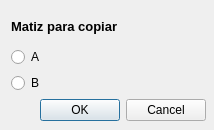
<?xml version="1.0" encoding="UTF-8"?>
<ui version="4.0">
 <class>copiarMatrices</class>
 <widget class="QDialog" name="copiarMatrices">
  <property name="geometry">
   <rect>
    <x>0</x>
    <y>0</y>
    <width>214</width>
    <height>130</height>
   </rect>
  </property>
  <property name="windowTitle">
   <string>Copiando Matrices</string>
  </property>
  <widget class="QWidget" name="layoutWidget">
   <property name="geometry">
    <rect>
     <x>11</x>
     <y>11</y>
     <width>195</width>
     <height>110</height>
    </rect>
   </property>
   <layout class="QVBoxLayout" name="verticalLayout_2">
    <item>
     <widget class="QLabel" name="label">
      <property name="font">
       <font>
        <family>Arial</family>
        <pointsize>10</pointsize>
        <weight>75</weight>
        <bold>true</bold>
       </font>
      </property>
      <property name="text">
       <string>Matiz para copiar</string>
      </property>
     </widget>
    </item>
    <item>
     <layout class="QVBoxLayout" name="verticalLayout">
      <item>
       <widget class="QRadioButton" name="Ma">
        <property name="text">
         <string>A</string>
        </property>
        <property name="shortcut">
         <string>A</string>
        </property>
       </widget>
      </item>
      <item>
       <widget class="QRadioButton" name="Mb">
        <property name="text">
         <string>B</string>
        </property>
        <property name="shortcut">
         <string>B</string>
        </property>
       </widget>
      </item>
     </layout>
    </item>
    <item>
     <widget class="QDialogButtonBox" name="buttonBox">
      <property name="orientation">
       <enum>Qt::Horizontal</enum>
      </property>
      <property name="standardButtons">
       <set>QDialogButtonBox::Cancel|QDialogButtonBox::Ok</set>
      </property>
     </widget>
    </item>
   </layout>
  </widget>
 </widget>
 <resources/>
 <connections>
  <connection>
   <sender>buttonBox</sender>
   <signal>accepted()</signal>
   <receiver>copiarMatrices</receiver>
   <slot>accept()</slot>
   <hints>
    <hint type="sourcelabel">
     <x>248</x>
     <y>254</y>
    </hint>
    <hint type="destinationlabel">
     <x>157</x>
     <y>274</y>
    </hint>
   </hints>
  </connection>
  <connection>
   <sender>buttonBox</sender>
   <signal>rejected()</signal>
   <receiver>copiarMatrices</receiver>
   <slot>reject()</slot>
   <hints>
    <hint type="sourcelabel">
     <x>316</x>
     <y>260</y>
    </hint>
    <hint type="destinationlabel">
     <x>286</x>
     <y>274</y>
    </hint>
   </hints>
  </connection>
 </connections>
</ui>
